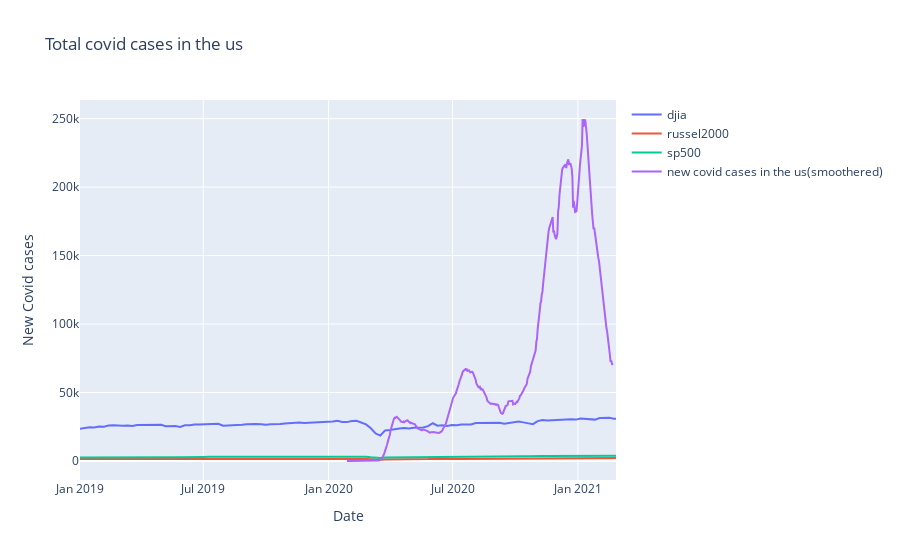

Notebook source saved alongside this figure:
### Code cell
data_scatter = [dict(type='scatter',
                        x=new_index[index]['Date'].sort_values(),
                        y=new_index[index]['Close'],
                        name=index
                       ) for index in new_index]
               

data_scatter.append(dict(type='scatter',
                        x=covid_us.date,
                        y=covid_us.new_cases_smoothed,
                        name='new covid cases in the us(smoothered)'
                       )) 
               
layout_scatter =dict(title=dict(text='Total covid cases in the us'),
                 yaxis=dict(title='New Covid cases'),
                 xaxis=dict(title='Date')
                )
scatter = go.Figure(data = data_scatter, layout=layout_scatter)
           
scatter.show()
